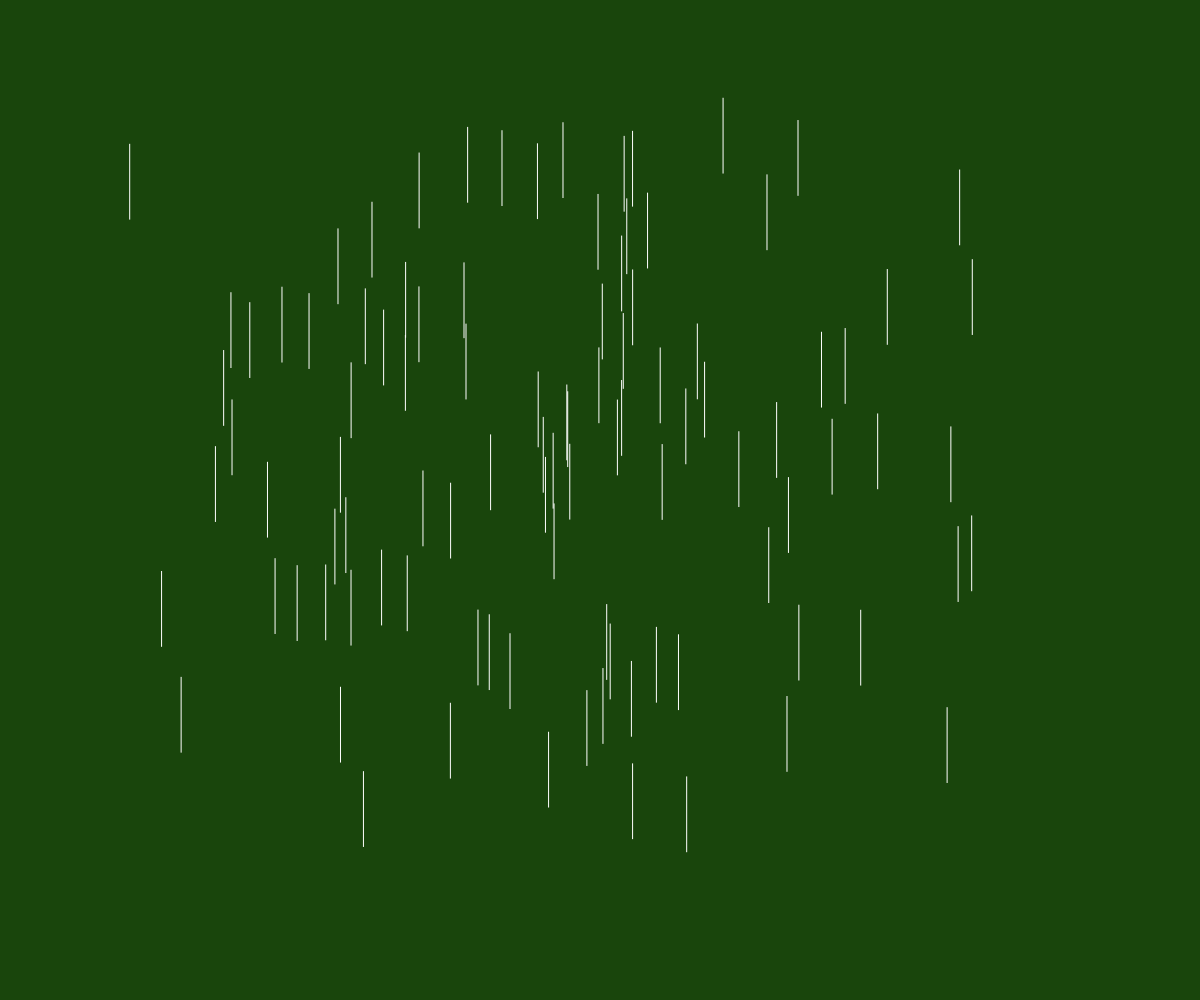
Frame 1 (no input)
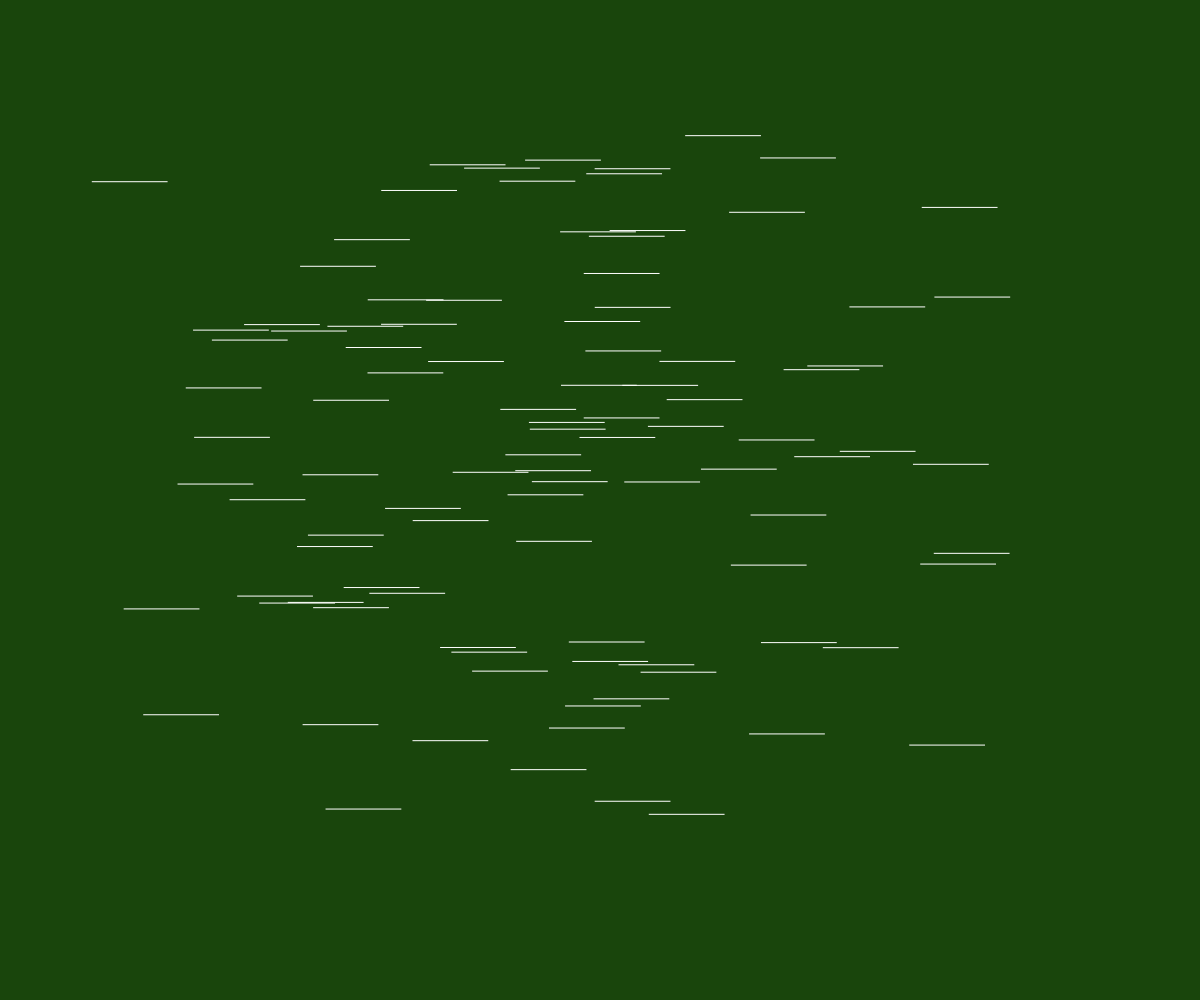
Frame 60 (no input)
Frame 120 (the mouse pressed at the canvas centre since frame 60): identical to frame 60, image omitted

The p5.js sketch that drew these frames (run headless with seeded random() and noise() and a simulated clock; from frame 60 on, the mouse is pressed at the canvas centre):

// p5.js sketch
// ── sketch.js
function setup() {
  createCanvas(windowWidth, windowHeight)
}

function draw() {
  background(25, 69, 12);
  stroke(255);
  let counter = 0
  while(counter< 100){
    mouliStar(noise(1, counter)* width, noise(2, counter) *(height), 75, 75);
    counter++;
  }
}

function mouliStar(x, y, w, h){
  push();
  translate(x, y)
  if(frameCount %5==0){

    line(-w/2, 0, w/2, 0);

  }else{
    line(0, -h/2, 0, h/2);
  }
  pop();
}
